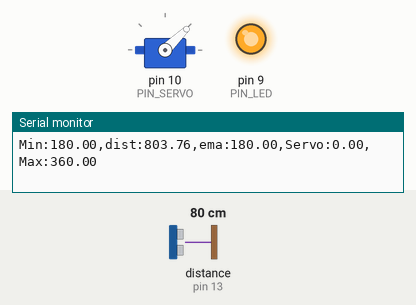
Simulated run of this sketch. Board: Arduino Uno, built with avr-gcc and run on an emulated ATmega328P. Parts: servo, output pins drawn as LEDs (lit = HIGH), the last lines printed to the serial monitor. Wiring (inferred from the names in the program): ultrasonic range finder: trigger pin 12; echo pin 13. Inputs (shaded band) come from the test bench; at power-on: distance to the obstacle (sensor on pin 13) 80 cm. The echo pulse lasts 58.3 µs per cm; pins used as bus, display or sensor lines are not drawn.

Above: at 1.2 s.
1.3 s: distance to the obstacle (sensor on pin 13) set to 38 cm
2.8 s: distance to the obstacle (sensor on pin 13) set to 35 cm
At 5.2 s:
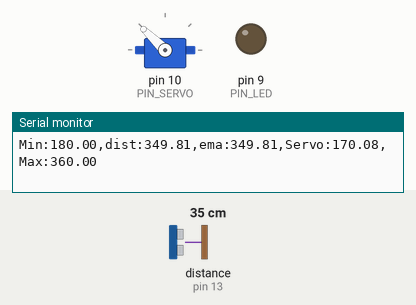
5.8 s: distance to the obstacle (sensor on pin 13) set to 2 cm
At 6.4 s:
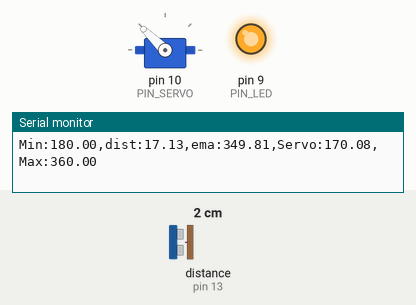
7.3 s: distance to the obstacle (sensor on pin 13) set to 18 cm
At 7.78 s:
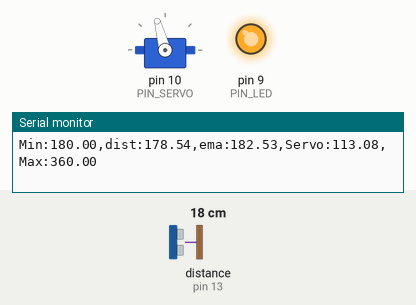
Timing chart, 0 to 10.3 s (numbered marks = the images above; inputs shaded):
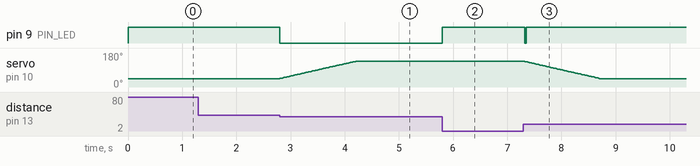

Measured:
- the behaviour switches between 36 and 35 cm on distance to the obstacle (sensor on pin 13) (found by bisection; images 0 and 1)
- after the input at 2.8 s, pin 9 (PIN_LED): HIGH → LOW at once; servo on pin 10 (PIN_SERVO): moves from 44° to 136° over 1.4 s, starting at once
- after the input at 5.8 s, pin 9 (PIN_LED): LOW → HIGH at once
- after the input at 7.3 s, pin 9 (PIN_LED): HIGH → LOW at once, → HIGH 0.02 s later; servo on pin 10 (PIN_SERVO): moves from 136° to 45° over 1.4 s, starting at once

The sketch:

11P07.ino
```cpp
#include <Servo.h>

// ====== 핀 설정 ======
#define PIN_LED   9
#define PIN_TRIG  12
#define PIN_ECHO  13
#define PIN_SERVO 10

// ====== 초음파/샘플링 ======
#define SND_VEL 346.0
#define INTERVAL 25            // ms
#define PULSE_DURATION 10      // us
#define _DIST_MIN 180.0        // mm = 18 cm -> 0°
#define _DIST_MAX 360.0        // mm = 36 cm -> 180°
#define TIMEOUT ((INTERVAL/2)*1000UL)  // us
#define SCALE (0.001 * 0.5 * SND_VEL)  // mm/us (≈0.173)

// ====== 필터/스무딩 ======
#define _EMA_ALPHA 0.25        // EMA 가중치(낮을수록 더 부드러움)
#define MAX_DEG_PER_SEC 120.0  // 각도 변화 최대 속도(°/s) - 튐 방지 핵심
#define ANGLE_DEADBAND 0.5     // 목표와 현재가 0.5° 이내면 움직이지 않음

// ====== 서보 펄스폭(서보마다 보정 필요) ======
#define _DUTY_MIN 1000   // 0°
#define _DUTY_NEU 1500   // 90°
#define _DUTY_MAX 2000   // 180°

Servo myservo;

// ====== 상태 변수 ======
unsigned long last_sampling_time = 0;
float dist_prev = _DIST_MIN;      // 범위필터 후 최근값(mm)
float dist_ema  = _DIST_MIN;      // EMA 결과(mm)
float angle_curr = 0.0;           // 현재 서보 각도(스무딩 적용)
float angle_target = 0.0;         // 목표 각도(연속 매핑)

// ====== 유틸 ======
static inline float clampf(float x, float lo, float hi) {
  if (x < lo) return lo;
  if (x > hi) return hi;
  return x;
}

// 초음파 측정(mm)
float USS_measure(int TRIG, int ECHO) {
  digitalWrite(TRIG, HIGH);
  delayMicroseconds(PULSE_DURATION);
  digitalWrite(TRIG, LOW);
  unsigned long dur = pulseIn(ECHO, HIGH, TIMEOUT); // us
  return dur * SCALE; // mm
}

void setup() {
  pinMode(PIN_LED, OUTPUT);
  digitalWrite(PIN_LED, HIGH); // active-low: OFF
  pinMode(PIN_TRIG, OUTPUT);
  pinMode(PIN_ECHO, INPUT);
  digitalWrite(PIN_TRIG, LOW);

  myservo.attach(PIN_SERVO);
  myservo.writeMicroseconds(_DUTY_MIN); // 시작을 0°로
  angle_curr = 0.0;
  angle_target = 0.0;

  Serial.begin(57600);
  last_sampling_time = millis();
}

void loop() {
  // 샘플링 주기 제어
  if (millis() - last_sampling_time < INTERVAL) return;
  last_sampling_time += INTERVAL;

  // 1) 초음파 원시값
  float dist_raw = USS_measure(PIN_TRIG, PIN_ECHO);

  // 2) 범위 필터 (18~36 cm 밖이면 이전값 유지)
  float dist_filtered;
  if (dist_raw == 0.0 || dist_raw < _DIST_MIN || dist_raw > _DIST_MAX) {
    dist_filtered = dist_prev;
  } else {
    dist_filtered = dist_raw;
    dist_prev = dist_raw;
  }

  // 3) EMA 필터
  dist_ema = _EMA_ALPHA * dist_filtered + (1.0f - _EMA_ALPHA) * dist_ema;

  // 4) 거리→목표 각도(연속 선형 매핑)
  if (dist_ema <= _DIST_MIN) {
    angle_target = 0.0f;
  } else if (dist_ema >= _DIST_MAX) {
    angle_target = 180.0f;
  } else {
    angle_target = (dist_ema - _DIST_MIN) * (180.0f / (_DIST_MAX - _DIST_MIN));
  }
  angle_target = clampf(angle_target, 0.0f, 180.0f);

  // 5) 각도 스루레이트(튀는 현상 억제)
  float max_step = (MAX_DEG_PER_SEC * (INTERVAL / 1000.0f)); // 이번 루프에서 허용되는 최대 변화량(°)
  float err = angle_target - angle_curr;

  if (fabs(err) <= ANGLE_DEADBAND) {
    // 아주 작은 변화는 무시 (데드밴드)
    // angle_curr 그대로 유지
  } else {
    // 허용 범위 내에서만 점진적으로 따라감
    if (err >  max_step) err =  max_step;
    if (err < -max_step) err = -max_step;
    angle_curr += err;
  }

  // 6) 각도→펄스폭 변환 & 서보 구동
  int duty_us = (int)(_DUTY_MIN + (angle_curr / 180.0f) * (_DUTY_MAX - _DUTY_MIN));
  myservo.writeMicroseconds(duty_us);

  // (옵션) LED: 유효범위 안이면 ON
  if (dist_raw >= _DIST_MIN && dist_raw <= _DIST_MAX && dist_raw != 0.0) {
    digitalWrite(PIN_LED, LOW);   // ON (active-low)
  } else {
    digitalWrite(PIN_LED, HIGH);  // OFF
  }

  // 7) 시리얼 출력 (플로터용)
  Serial.print("Min:");     Serial.print(_DIST_MIN);
  Serial.print(",dist:");   Serial.print(dist_raw);
  Serial.print(",ema:");    Serial.print(dist_ema);
  Serial.print(",Servo:");  Serial.print(angle_curr);   // 실제 구동 각도
  Serial.print(",Max:");    Serial.print(_DIST_MAX);
  Serial.println();
}
```
